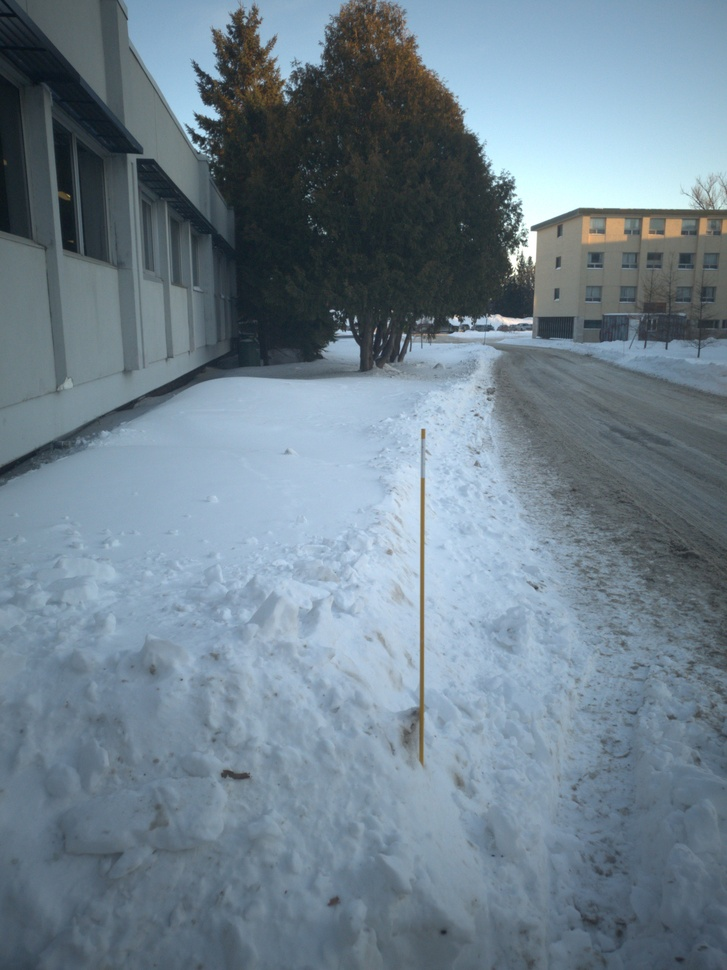
#> input picture tp1/report/img/images_intermediaires_sec1/LRM_20260203_161744_srgb.jpg, 727 x 970 px, shrunk from 3024 x 4032 before the run
$ python selectpoints.py ../../tp1/report/img/images_intermediaires_sec1/LRM_20260203_161744_srgb.jpg ../../tp1/report/img/images_intermediaires_sec1/LRM_20260203_161924_srgb.jpg
#> lines starting #> are read from the running program, lines starting #| are printed output that depends on the picture
#!/usr/bin/env python
# -*- noplot -*-

"""
This example shows how to use matplotlib to provide a data cursor.  It
uses matplotlib to draw the cursor and may be a slow since this
requires redrawing the figure with every mouse move.

Faster cursoring is possible using native GUI drawing, as in
wxcursor_demo.py
"""
from __future__ import print_function
from pylab import *
from skimage import io
import sys


class Cursor:
    def __init__(self, ax, s):
        self.ax = ax
        self.lx = ax.axhline(color='k')  # the horiz line
        self.ly = ax.axvline(color='k')  # the vert line

        # text location in axes coords
        self.f = sys.argv[2]
        self.count = 1
        self.s = s

    def mouseclick(self, event):
        if not event.inaxes: return

        x, y = event.xdata, event.ydata
        print(x,y)

        h = open(self.f, 'a')
        h.write("\t{}\t{}\n".format(x,y))
        self.ax.text(x+4, y-4, str(self.count), fontsize=14, color='r')
        self.ax.plot(x, y, '.r')
        self.count += 1
        draw()

fig, ax = subplots()
p = io.imread(sys.argv[1])
#> p is the input picture: shape (970, 727, 3); mean R, G, B 111.1, 128.8, 141.5
ax.imshow(p)
cursor = Cursor(ax, p.shape)
connect('button_press_event', cursor.mouseclick)


show()
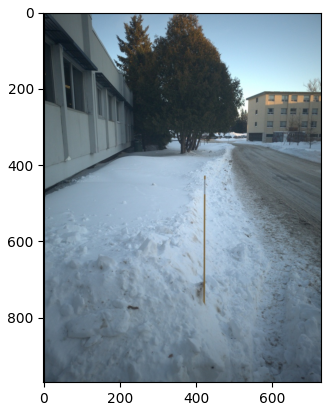
#> figure drawn by matplotlib, 1 panel

$ run again, on tp1/report/img/images_intermediaires_sec1/LRM_20260203_164818_srgb.jpg
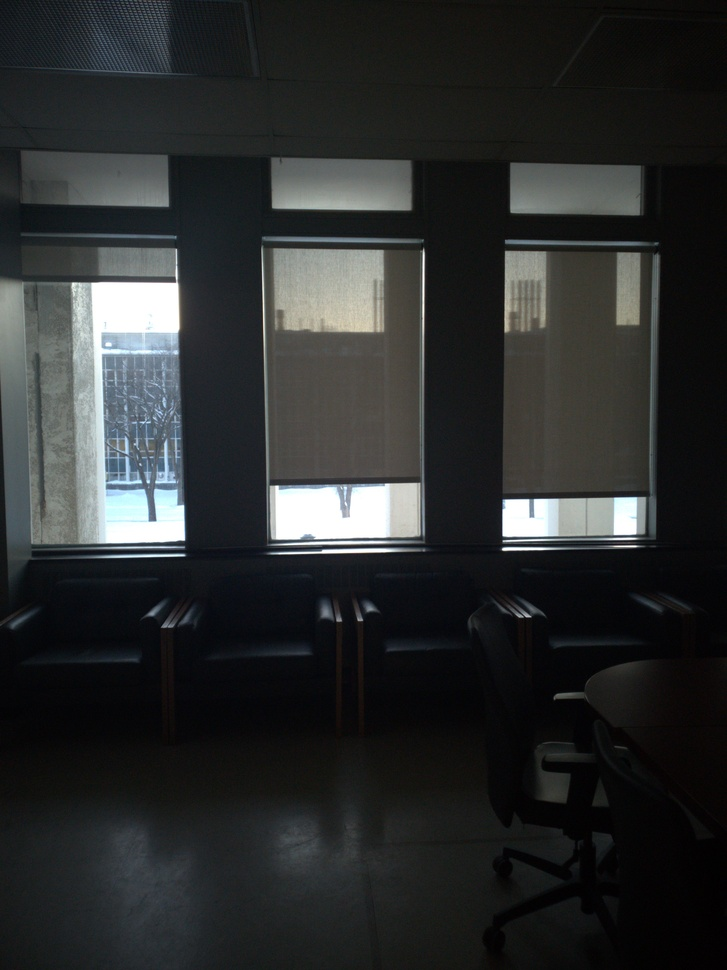
#> input picture tp1/report/img/images_intermediaires_sec1/LRM_20260203_164818_srgb.jpg, 727 x 970 px, shrunk from 3024 x 4032 before the run
#> p is the input picture: shape (970, 727, 3); mean R, G, B 43.2, 45.4, 45.5
#> `show()`:
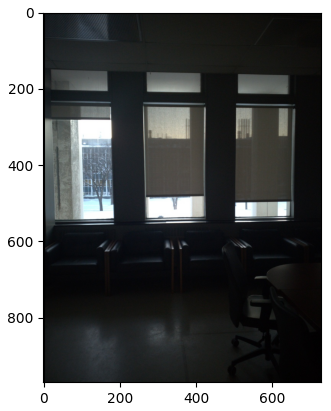
#> figure drawn by matplotlib, 1 panel

$ run again, on tp1/report/img/images_intermediaires_sec1/a0011-DSC_0082_srgb.jpg
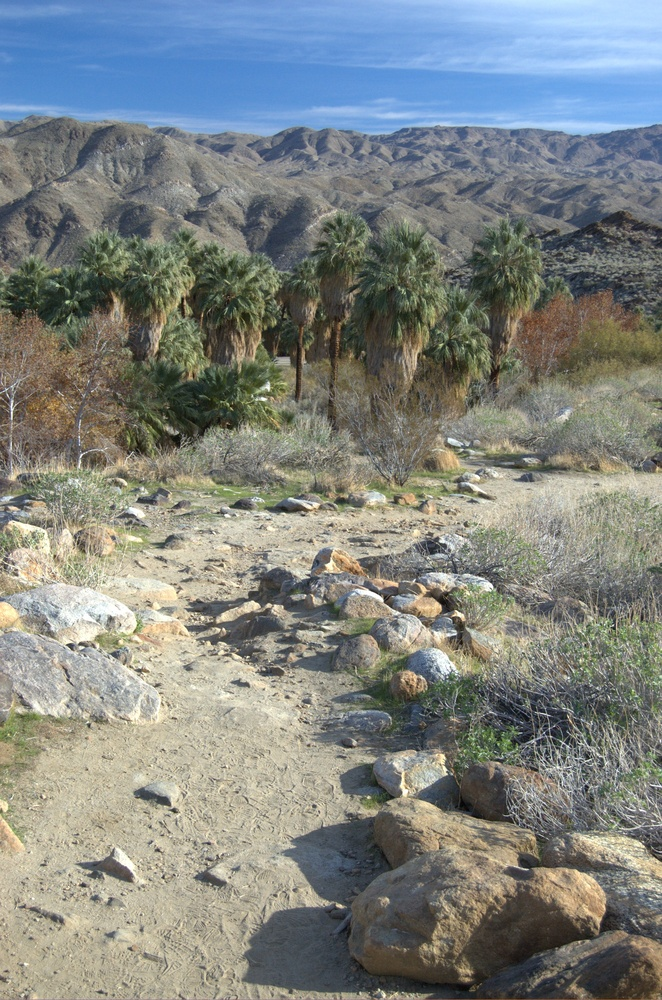
#> input picture tp1/report/img/images_intermediaires_sec1/a0011-DSC_0082_srgb.jpg, 662 x 1000 px, shrunk from 2014 x 3040 before the run
#> p is the input picture: shape (1000, 662, 3); mean R, G, B 128, 132.7, 129
#> `show()`:
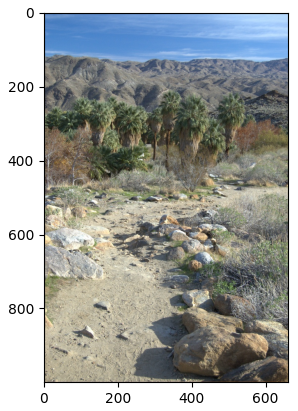
#> figure drawn by matplotlib, 1 panel
